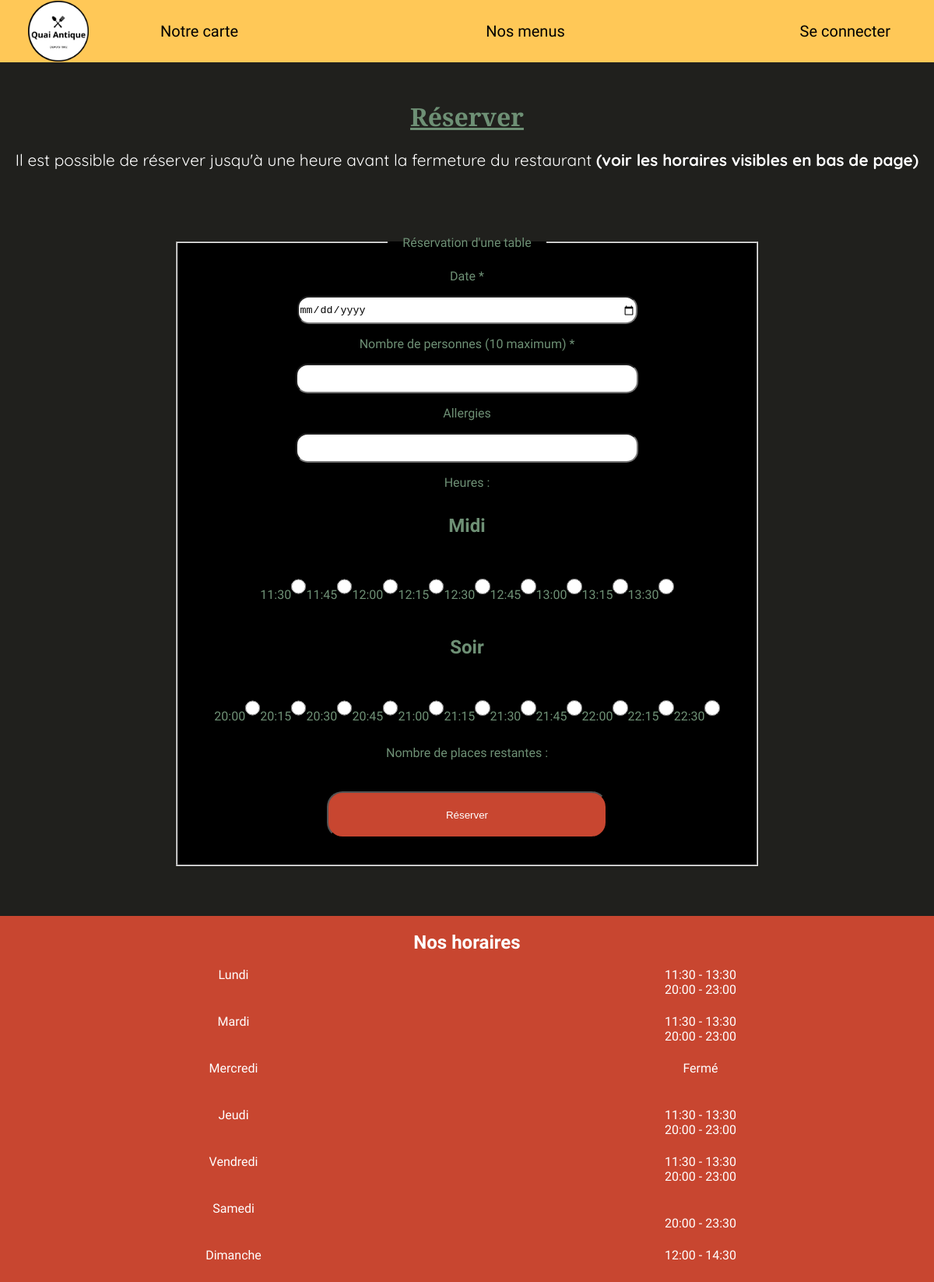
Page /ECF/Vue/reservation.php on the committed database.
### tables this page shows
CREATE TABLE hours (
    days int(11) auto_increment not null primary key,
    hoursNoon varchar(15),
    hoursEvening varchar(15),
    isClosed tinyint(1) default 0 
);

### ECF/Back/Models/Hours.php (called while the page is built, shortened)
<?php
class Hours
{
    private ?string $hoursNoon;
    private ?string $hoursEvening;
    private bool $isClosed;
    public function getHoursNoon(): ?string
    {
        return $this->hoursNoon;
    }
    public function getHoursEvening(): ?string
    {
        return $this->hoursEvening;
    }
    public function getIsClosed(): bool
    {
        return $this->isClosed;
    }
}

### ECF/Back/Models/Database.php (the view, shortened to what this page needs)
<?php
class Database
{
    private $pdo;
    public function __construct()
    {
      $this->pdo = new PDO('mysql:host=localhost;port=8889;dbname=restaurant', 'root', 'root');
    }
    public function hoursDisplay()
    {
        try {
            $pdoStatement = $this->pdo->prepare('SELECT * FROM hours ORDER BY days');
            $pdoStatement->setFetchMode(PDO::FETCH_CLASS, 'Hours');
            if($pdoStatement->execute()) {
                while($hour = $pdoStatement->fetch()) {
                    if($hour->getIsClosed() !== true) {
                        echo '<p>'.$hour->getHoursNoon().'<br>'.$hour->getHoursEvening().'</p>';
                    } else {
                        echo '<p>Fermé</p>';
                    }
                }
            }
        } catch (PDOException $e) {
            echo $e->getMessage();
        }
    }
    public function displayButtonsReservation(int $dayOrNight)
    {
        if($dayOrNight === 1) {
            try {
                $pdoStatement = $this->pdo->prepare('SELECT MIN(SUBSTR(hoursNoon, 1, 5)) as minimalHour, MAX(SUBSTR(hoursNoon,9, 5)) as maximalHour FROM hours WHERE hoursNoon IS NOT NULL');
                if($pdoStatement->execute()) {
                    $hours = $pdoStatement->fetch(PDO::FETCH_ASSOC);
                            $min = $hours['minimalHour'];
                            $max = $hours['maximalHour'];
                            $hourMin = substr($min, -5 , 2);
                            $minuteMin = substr($min, -2, 2);
                            $hourMax = substr($max, -5, 2);
                            $minuteMax = substr($max, -2, 2);
                            loopReservationHours($hourMin, $hourMax, $minuteMin, $minuteMax);
                } else {
                    throw new Exception('Une erreur est survenue veuillez réessayer');
                }
            } catch (PDOException $e) {
                echo $e->getMessage();
            }
        } else {
            try {
                $pdoStatement = $this->pdo->prepare('SELECT MIN(SUBSTR(hoursEvening, 1, 5)) as minimalHour, MAX(SUBSTR(hoursEvening,9, 5)) as maximalHour FROM hours WHERE hoursEvening IS NOT NULL');
                if( $pdoStatement->execute()) {
                    $hours = $pdoStatement->fetch(PDO::FETCH_ASSOC);
                            $min = $hours['minimalHour'];
                            $max = $hours['maximalHour'];
                            $hourMin = substr($min, -5, 2);
                            $minuteMin = substr($min, -2, 2);
                            $hourMax = substr($max, -5, 2);
                            $minuteMax = substr($max, -2, 2);
                            loopReservationHours($hourMin, $hourMax, $minuteMin, $minuteMax);
                } else {
                    throw new Exception('Une erreur est surveue veuillez réessayer');
                }
            } catch (PDOException $e) {
                echo $e->getMessage();
            }
        }
    }
}

### ECF/Vue/CSS/style.css (style rules this page uses)
html, body { font-size: 13px; text-align: center; margin: 0; padding: 0; background: #20201D; font-family: 'Nanum Gothic', sans-serif; color: #6E9075; }
@media screen and (min-width : 768px) { html, body { font-size: 16px; } }

### rows in the picture
hours: hoursNoon "11:30 - 13:30", hoursEvening "20:00 - 23:00"
hours: hoursNoon "11:30 - 13:30", hoursEvening "20:00 - 23:00"
hours: isClosed "Fermé"
hours: hoursNoon "11:30 - 13:30", hoursEvening "20:00 - 23:00"
hours: hoursNoon "11:30 - 13:30", hoursEvening "20:00 - 23:00"
hours: hoursEvening "20:00 - 23:30"
hours: hoursNoon "12:00 - 14:30"

### other values in the picture
$hourMin "11"
addZero($minuteMin) "30"
addZero($minuteMin) "45"
$hourMin "12"
addZero($minuteMin) "00"
addZero($minuteMin) "15"
$hourMin "13"
$hourMin "20"
$hourMin "21"
$hourMin "22"
